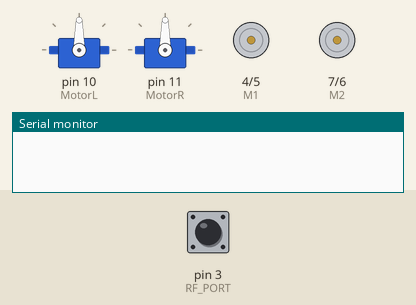
This sketch was run on a simulated Arduino Uno, built with avr-gcc and run on an emulated ATmega328P. Shown: 2 × servo, direction and speed pins drawn as motors (green arrow = direction pin HIGH = forward, orange = LOW = backward, longer = more drive), the last lines printed to the serial monitor. The inputs (shaded band) are chosen by the test bench; at power-on: pin 3 (RF_PORT) LOW.

Above: at 1.2 s.
1.3 s: pin 3 (RF_PORT) pulsed HIGH 5 times (0.12 s each, 0.3 s apart)
At 6.4 s:
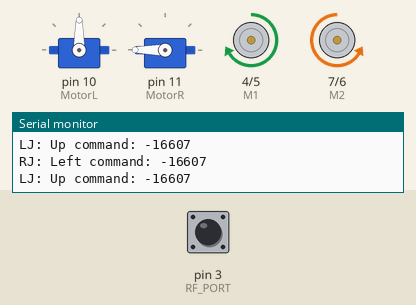
Timing chart, 0 to 7.9 s (numbered marks = the images above; inputs shaded):
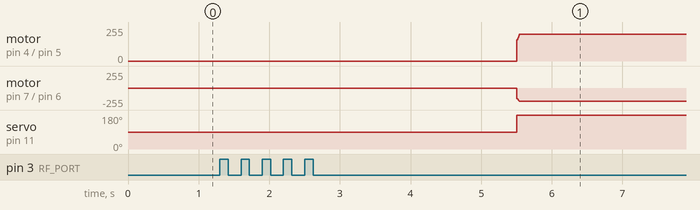

Measured:
- after the input at 1.3 s, motor on pin 4 (M1) / pin 5 (E1): stopped → forward 200/255 after 4.2 s; motor on pin 7 (M2) / pin 6 (E2): stopped → backward 200/255 after 4.2 s; servo on pin 11 (MotorR): 90° → 180° after 4.2 s

The sketch:

vex_rf_vacuum.ino
```cpp
#include <Servo.h>

/* M1 Speed Control */
#define E1  5
/* M2 Speed Control */
#define E2  6
/* M1 Direction Control */
#define M1  4
/* M1 Direction Control */
#define M2  7

#define DEFAULT_VAC_SPEED 150
#define MAX_VAC_SPEED     255

/* VEX FM Transmitter has 6 channels */
#define NUM_OF_CHANNELS 6
#define RF_PORT         3

Servo MotorL;
Servo MotorR;

int pos = 200;
int pos2 = -170;
int chan_val[NUM_OF_CHANNELS];
int vac_speed = DEFAULT_VAC_SPEED;


void setup()
{
  /* Serial Begin */
  Serial.begin(57600);

  /* Vex RF input port */
  pinMode(RF_PORT, INPUT);

  /* Vaccum control */
  pinMode(E1, OUTPUT);
  pinMode(E2, OUTPUT);
  pinMode(M1, OUTPUT);
  pinMode(M2, OUTPUT);

  MotorL.attach(10);
  MotorR.attach(11);
}

void loop()
{
  /* Wait for the beginning of the frame */
  while(pulseIn(RF_PORT, LOW) < 5000){}

  /* Loop to store all the channel position */
  for (int x = 0; x <= NUM_OF_CHANNELS-1; x++)
  {
    chan_val[x] = pulseIn(RF_PORT, LOW);
  }

  /* Loop to print and clear all the channel readings */
  for (int x = 0; x<= NUM_OF_CHANNELS-1; x++)
  {
    /* R-Joystick, Right cmd */
    if (chan_val[0] > 1200) {
      Serial.print("RJ: Right command: ");
      Serial.println(chan_val[0]);
      MotorL.write(pos2);
    }
    /* R-Joystick, Left cmd */
    else if (chan_val[0] < 1100 && chan_val[0] != 0) {
      Serial.print("RJ: Left command: ");
      Serial.println(chan_val[0]);
      MotorR.write(pos);
    }
    /* R-Joystick, Down cmd */
    else if (chan_val[1] >= 1000) {
      Serial.print("RJ: Down command: ");
      Serial.println(chan_val[1]); //Print the chan_val
      MotorL.write(pos);
      MotorR.write(pos2);
    }
    /* R-Joystick, Up cmd */
    else if (chan_val[1] <= 800 && chan_val[1] != 0) {
      Serial.print("RJ: Up command: ");
      Serial.println(chan_val[1]);
      MotorL.write(pos2);
      MotorR.write(pos);
    }
    else {
      /* Stop motor */
      MotorL.write(90);
      MotorR.write(90);
    }

    /* L-Joystick, Down cmd */
    if (chan_val[2] >= 1000) {
      Serial.print("LJ: Down command: ");
      Serial.println(chan_val[2]); //Print the chan_val

      vac_speed -= 10;
      if (vac_speed <= DEFAULT_VAC_SPEED) {
        vac_speed = DEFAULT_VAC_SPEED;
        analogWrite(E1, vac_speed);
        analogWrite(E2, vac_speed);
        digitalWrite(M1, LOW);
        digitalWrite(M2, LOW);
        Serial.println("off");
      }
      else {

        analogWrite(E1, vac_speed);
        analogWrite(E2, vac_speed);
        digitalWrite(M1, HIGH);
        digitalWrite(M2, LOW);
      }
    }
    /* L-Joystick, Up cmd */
    else if (chan_val[2] <= 800 && chan_val[2] != 0) {
      Serial.print("LJ: Up command: ");
      Serial.println(chan_val[2]); //Print the chan_val

      analogWrite(E1, vac_speed);
      analogWrite(E2, vac_speed);
      digitalWrite(M1, HIGH);
      digitalWrite(M2, LOW);

      vac_speed += 10;
      if (vac_speed >= MAX_VAC_SPEED)
        vac_speed = MAX_VAC_SPEED;
    }
    else {
      analogWrite(E1, 0);
      analogWrite(E2, 0);
      digitalWrite(M1, LOW);
      digitalWrite(M2, LOW);
      Serial.println("off");
    }
    /*
    else if (chan_val[3] >= 1000) { //L-Joystick, Right cmd
      Serial.print("LJ: Right command: ");
      Serial.println(chan_val[3]); //Print the chan_val
    }

    else if (chan_val[3] <= 800 && chan_val[3] != 0) { //L-Joystick, Left cmd
      Serial.print("LJ: Left command: ");
      Serial.println(chan_val[3]); //Print the chan_val
    }*/
   /* else {
      digitalWrite(M1, LOW);
      digitalWrite(M2, LOW);

      vac_speed = DEFAULT_VAC_SPEED;
    }*/

    //Serial.print(chan_val[x]); //Print the chan_val
    //Serial.print(" ");
   // chan_val[x]=0; //Clear the chan_val afeter is printed
  }
}
```
